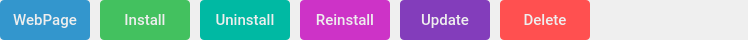
<?xml version="1.0" encoding="UTF-8"?>
<ui version="4.0">
 <class>ModsActions</class>
 <widget class="QWidget" name="ModsActions">
  <property name="geometry">
   <rect>
    <x>0</x>
    <y>0</y>
    <width>748</width>
    <height>40</height>
   </rect>
  </property>
  <property name="minimumSize">
   <size>
    <width>0</width>
    <height>40</height>
   </size>
  </property>
  <property name="maximumSize">
   <size>
    <width>16777215</width>
    <height>40</height>
   </size>
  </property>
  <property name="cursor">
   <cursorShape>ArrowCursor</cursorShape>
  </property>
  <property name="windowTitle">
   <string>Form</string>
  </property>
  <property name="styleSheet">
   <string notr="true">border: none;</string>
  </property>
  <layout class="QHBoxLayout" name="horizontalLayout">
   <property name="spacing">
    <number>0</number>
   </property>
   <property name="leftMargin">
    <number>0</number>
   </property>
   <property name="topMargin">
    <number>0</number>
   </property>
   <property name="rightMargin">
    <number>0</number>
   </property>
   <property name="bottomMargin">
    <number>0</number>
   </property>
   <item alignment="Qt::AlignLeft">
    <widget class="QFrame" name="mainFrame">
     <property name="frameShape">
      <enum>QFrame::StyledPanel</enum>
     </property>
     <property name="frameShadow">
      <enum>QFrame::Raised</enum>
     </property>
     <layout class="QHBoxLayout" name="horizontalLayout_2">
      <property name="spacing">
       <number>10</number>
      </property>
      <property name="leftMargin">
       <number>0</number>
      </property>
      <property name="topMargin">
       <number>0</number>
      </property>
      <property name="rightMargin">
       <number>0</number>
      </property>
      <property name="bottomMargin">
       <number>0</number>
      </property>
      <item>
       <widget class="QPushButton" name="webPage">
        <property name="minimumSize">
         <size>
          <width>90</width>
          <height>40</height>
         </size>
        </property>
        <property name="font">
         <font>
          <family>Roboto Medium</family>
          <pointsize>11</pointsize>
         </font>
        </property>
        <property name="cursor">
         <cursorShape>PointingHandCursor</cursorShape>
        </property>
        <property name="styleSheet">
         <string notr="true">background-color: #3396CD;
border-radius: 4px;
color: #eeeeee;</string>
        </property>
        <property name="text">
         <string>WebPage</string>
        </property>
        <property name="icon">
         <iconset resource="icons.qrc">
          <normaloff>:/icons/resources/icons/OpenWeb.png</normaloff>:/icons/resources/icons/OpenWeb.png</iconset>
        </property>
        <property name="iconSize">
         <size>
          <width>22</width>
          <height>22</height>
         </size>
        </property>
       </widget>
      </item>
      <item>
       <widget class="QPushButton" name="install">
        <property name="minimumSize">
         <size>
          <width>90</width>
          <height>40</height>
         </size>
        </property>
        <property name="font">
         <font>
          <family>Roboto Medium</family>
          <pointsize>11</pointsize>
         </font>
        </property>
        <property name="cursor">
         <cursorShape>PointingHandCursor</cursorShape>
        </property>
        <property name="styleSheet">
         <string notr="true">background-color: #43C15F;
border-radius: 4px;
color: #eeeeee;</string>
        </property>
        <property name="text">
         <string>Install</string>
        </property>
        <property name="icon">
         <iconset resource="icons.qrc">
          <normaloff>:/icons/resources/icons/Install.png</normaloff>:/icons/resources/icons/Install.png</iconset>
        </property>
        <property name="iconSize">
         <size>
          <width>22</width>
          <height>22</height>
         </size>
        </property>
       </widget>
      </item>
      <item>
       <widget class="QPushButton" name="uninstall">
        <property name="minimumSize">
         <size>
          <width>90</width>
          <height>40</height>
         </size>
        </property>
        <property name="font">
         <font>
          <family>Roboto Medium</family>
          <pointsize>11</pointsize>
         </font>
        </property>
        <property name="cursor">
         <cursorShape>PointingHandCursor</cursorShape>
        </property>
        <property name="styleSheet">
         <string notr="true">background-color: #00B9A3;
border-radius: 4px;
color: #eeeeee;</string>
        </property>
        <property name="text">
         <string>Uninstall</string>
        </property>
        <property name="icon">
         <iconset resource="icons.qrc">
          <normaloff>:/icons/resources/icons/Uninstall.png</normaloff>:/icons/resources/icons/Uninstall.png</iconset>
        </property>
        <property name="iconSize">
         <size>
          <width>22</width>
          <height>22</height>
         </size>
        </property>
       </widget>
      </item>
      <item>
       <widget class="QPushButton" name="reinstall">
        <property name="minimumSize">
         <size>
          <width>90</width>
          <height>40</height>
         </size>
        </property>
        <property name="font">
         <font>
          <family>Roboto Medium</family>
          <pointsize>11</pointsize>
         </font>
        </property>
        <property name="cursor">
         <cursorShape>PointingHandCursor</cursorShape>
        </property>
        <property name="styleSheet">
         <string notr="true">background-color: #CD33C7;
border-radius: 4px;
color: #eeeeee;</string>
        </property>
        <property name="text">
         <string>Reinstall</string>
        </property>
        <property name="icon">
         <iconset resource="icons.qrc">
          <normaloff>:/icons/resources/icons/UpdateModsTable.png</normaloff>:/icons/resources/icons/UpdateModsTable.png</iconset>
        </property>
        <property name="iconSize">
         <size>
          <width>22</width>
          <height>22</height>
         </size>
        </property>
       </widget>
      </item>
      <item>
       <widget class="QPushButton" name="update">
        <property name="minimumSize">
         <size>
          <width>90</width>
          <height>40</height>
         </size>
        </property>
        <property name="font">
         <font>
          <family>Roboto Medium</family>
          <pointsize>11</pointsize>
         </font>
        </property>
        <property name="cursor">
         <cursorShape>PointingHandCursor</cursorShape>
        </property>
        <property name="styleSheet">
         <string notr="true">background-color: #833DBB;
border-radius: 4px;
color: #eeeeee;</string>
        </property>
        <property name="text">
         <string>Update</string>
        </property>
        <property name="icon">
         <iconset resource="icons.qrc">
          <normaloff>:/icons/resources/icons/Update.png</normaloff>:/icons/resources/icons/Update.png</iconset>
        </property>
        <property name="iconSize">
         <size>
          <width>22</width>
          <height>22</height>
         </size>
        </property>
       </widget>
      </item>
      <item>
       <widget class="QPushButton" name="deleteMod">
        <property name="minimumSize">
         <size>
          <width>90</width>
          <height>40</height>
         </size>
        </property>
        <property name="font">
         <font>
          <family>Roboto Medium</family>
          <pointsize>11</pointsize>
         </font>
        </property>
        <property name="cursor">
         <cursorShape>PointingHandCursor</cursorShape>
        </property>
        <property name="styleSheet">
         <string notr="true">background-color: #FF5050;
border-radius: 4px;
color: #eeeeee;</string>
        </property>
        <property name="text">
         <string>Delete</string>
        </property>
        <property name="icon">
         <iconset resource="icons.qrc">
          <normaloff>:/icons/resources/icons/Delete.png</normaloff>:/icons/resources/icons/Delete.png</iconset>
        </property>
        <property name="iconSize">
         <size>
          <width>22</width>
          <height>22</height>
         </size>
        </property>
       </widget>
      </item>
     </layout>
    </widget>
   </item>
  </layout>
 </widget>
 <resources>
  <include location="icons.qrc"/>
 </resources>
 <connections/>
</ui>
